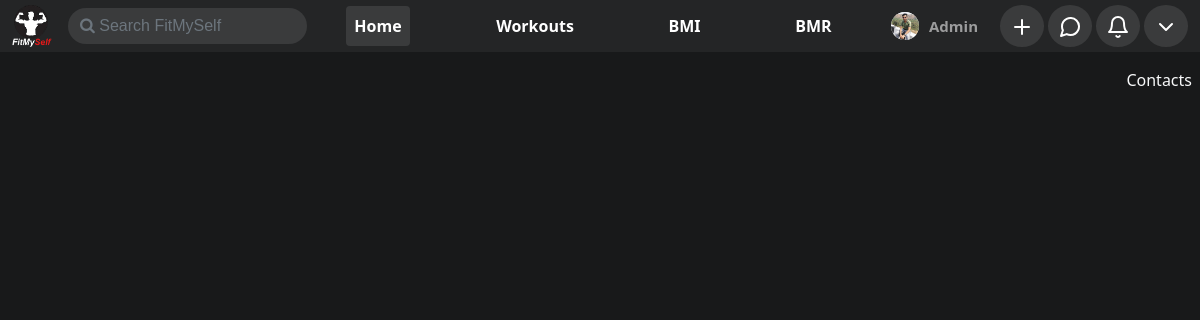
The app's page / (signed in), older data.
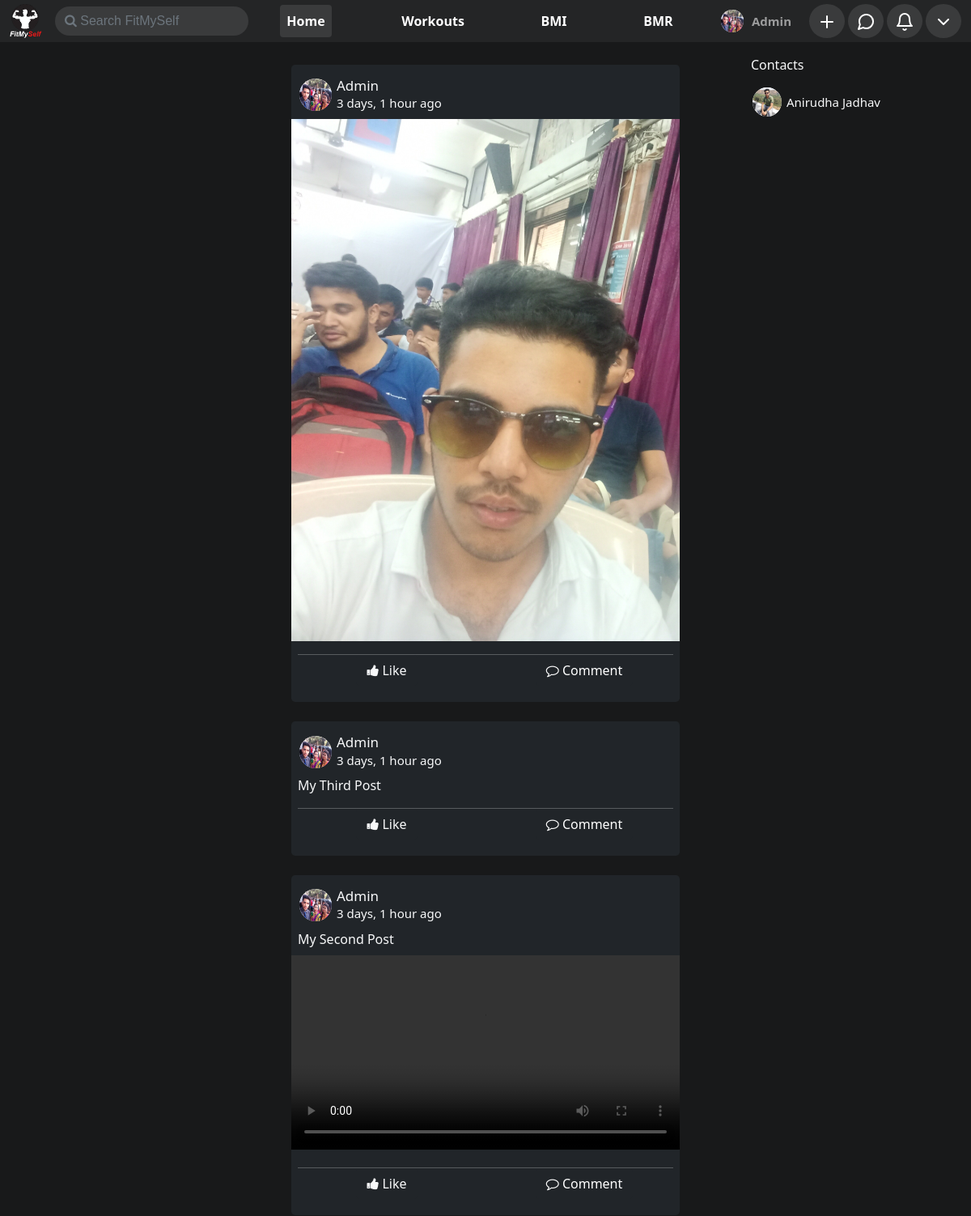
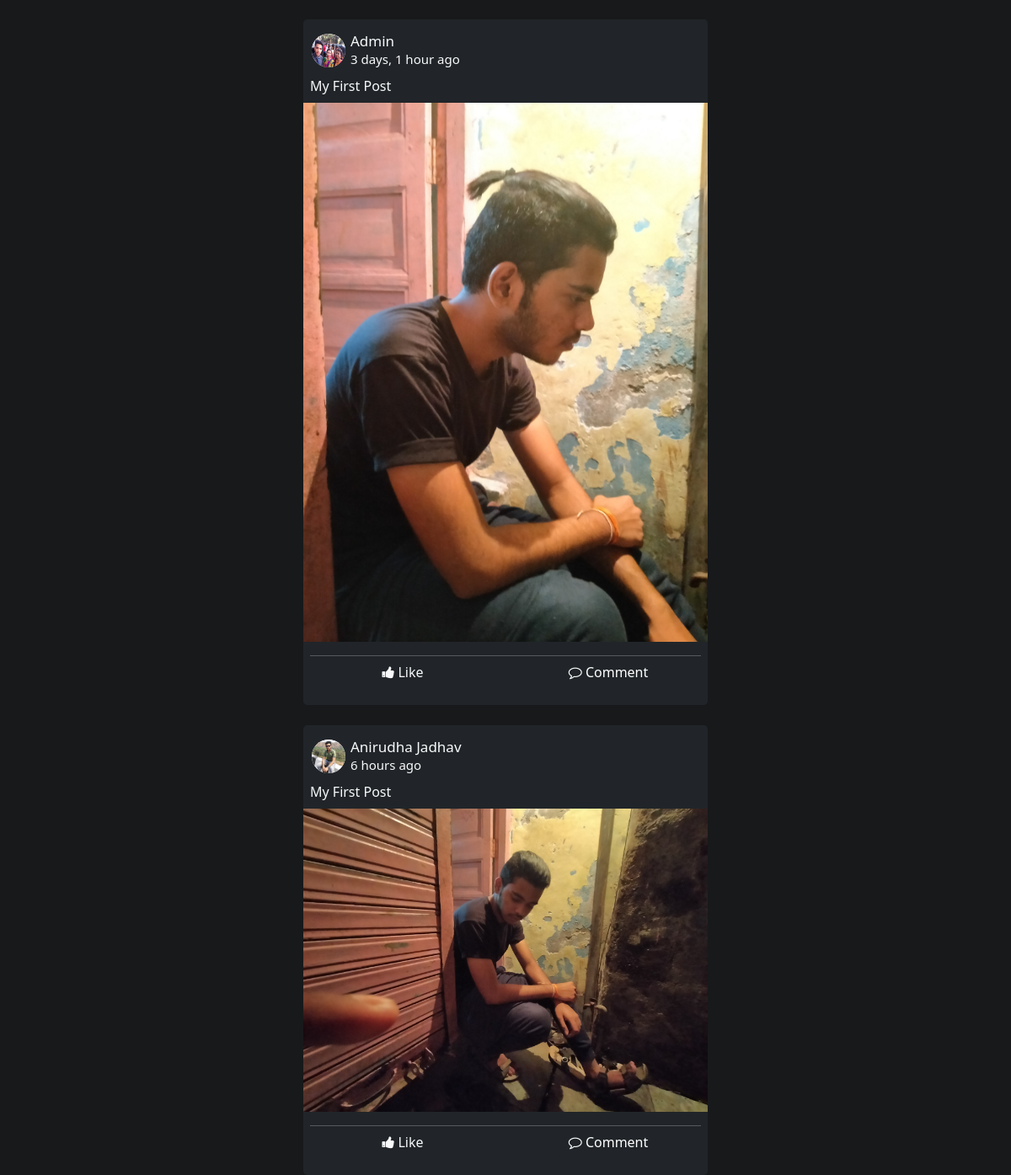
The same page, newer data (2 pictures, top to bottom).
### home/models.py (models this page shows, shortened)
class ProfilePictures(models.Model):
    user = models.ForeignKey(User,on_delete=models.CASCADE,null=True)
    upload_on = models.DateTimeField(default = timezone.now,null=True)
    display_picture = models.ImageField(upload_to=dpPath,null=True,blank=True)

class Friend(models.Model):
    user = models.ForeignKey(User,on_delete=models.CASCADE)
    friends = models.ForeignKey(UserExtended,on_delete=models.CASCADE)

class UserExtended(models.Model):
    user = models.ForeignKey(User,on_delete=models.CASCADE,null=True)
    dob = models.DateField(null=True,blank=True)
    gender = models.CharField(max_length=50,null=True)
    slug = models.CharField(max_length=50,null=True,blank=True)

### posts/models.py (models this page shows, shortened)
class Post(models.Model):
    user = models.ForeignKey(User,on_delete=models.CASCADE)
    desc = models.TextField(null=True,blank=True)
    media = models.FileField(upload_to=imgPath,null=True,blank=True)
    upload_on = models.DateTimeField(default= timezone.now)
    slug = models.TextField(null=True,blank=True)
    def fileType(self):
        ext = self.media.name.split('.')[-1]
        if ext == "jpeg" or ext == "jpg" or ext == "svg" or ext == "ico":
            return "image"
        elif ext == "mp4" or ext == "webm" or ext == "ogg" or ext == "mkv":
            return "video"
        else:
            return "not-defined"

### home/views.py (the view)
# urls.py: path('',views.index,name='index'),
def index(request):
    if not request.user.is_authenticated:
        messages.info(request,"Please Login to explore content")
        return redirect('/signin')
    profile_pictures = {}
    friend_picture = {}
    likes = {}
    liked = {}
    posts = []
    friends = Friend.objects.filter(user = request.user)
    posts.append(Post.objects.filter(user=request.user).order_by("-upload_on"))
    for user in friends:
        posts.append(Post.objects.filter(user=user.friends.user).order_by("-upload_on"))
    for i in posts:
        for post in i:
            profile_pictures[post] = ProfilePictures.objects.filter(user=post.user).order_by("-upload_on").first()
            likes[post] = Like.objects.filter(post=post).order_by("-time")
            liked[post] = isLiked(post,request.user)
    for friend in friends:
        friend_picture[friend] = ProfilePictures.objects.filter(user = friend.friends.user).order_by("-upload_on").first()
    params = {
        'posts' : posts,
        'post_profile_pictures' : profile_pictures,
        'likes' : likes,
        'liked' : liked,
        'friends' : friends,
        'friend_picture' : friend_picture,
        'media' : settings.MEDIA_URL,
    }
    return render(request,'home/index.html',params)

### calculator/context_processor.py (called while the page is built)
def userBmi(request):
    if request.user.is_authenticated:
        try:
            bmi = Bmi.objects.get(user = request.user)
            params = {
                "bmi" : bmi
            }
        except Bmi.DoesNotExist:
            params = {}
    else:
        params = {}
    return params

def userBmr(request):
    if request.user.is_authenticated:
        try:
            bmr = Bmr.objects.get(user = request.user)
            params = {
                "bmr" : bmr
            }
        except Bmr.DoesNotExist:
            params = {}
    else:
        params = {}
    return params

### home/context_processor.py (called while the page is built)
def user_profile(request):
    if request.user.is_authenticated:
        try:
            user = UserExtended.objects.get(user = request.user)
            user_profile = ProfilePictures.objects.filter(user=request.user).order_by("-upload_on").first()
            params = {
                "user" : user,
                "user_profile" : user_profile,
                "media" : settings.MEDIA_URL,
            }
        except ProfilePictures.DoesNotExist:
            params ={}
    else:
        params = {}
    return params

def search(request):
    if request.user.is_authenticated:
        if request.GET.get('search') is not None:
            result = {}
            profile_pics = []
            querry = request.GET.get('search')
            users = User.objects.filter(
                Q(first_name__icontains=querry) |
                Q(last_name__icontains=querry)
            )
            for user in users:
                result[UserExtended.objects.filter(user=user).first()] = ProfilePictures.objects.filter(user=user).order_by("-upload_on").first()
            print(result)
            params = {
                'result' : result,
            }
        else:
            params = {}
    else:
        params = {}
    return params

### home/templatetags/extras.py (called while the page is built)
@register.filter(name="value")
def value(dict,key):
    try:
        return dict[key].display_picture
    except AttributeError:
        return dict[key]

### home/views.py (called while the page is built)
def isLiked(post,user):
    likes = Like.objects.filter(post=post)
    liked_users = []
    for like in likes:
        liked_users.append(like.user)
    if user in liked_users:
        return True
    else:
        return False

### home/templates/home/index.html (shortened to what this page needs)
{% extends 'base.html' %}
{% load humanize %}
{% block body %}
{% load static %}
{% load extras %}
<div id="main-div" class="container">
    <div class="post-container pt-1">
        {% for i in posts %}
        {% for post in i %}
        <div class="posts bg-dark mx-auto text-light rounded-3 py-3 mt-4">
            <div class="post-head px-2 mb-2">
                <div class="d-flex my-auto h-100  justify-content-start align-items-center">
                    <span class="icon rounded-circle bg-light" style="width: 40px; height: 40px;">
                        <img src="{% if post_profile_pictures|value:post %}{{media}}{{post_profile_pictures|value:post}}{% else %}{% static 'images/user.svg' %}{% endif %}"
                            class="rounded-circle" style="width: 100%; height: 100%;" alt="">
                    </span>
                    <span class="mx-1">
                        <h3 class="m-0" style="font-size: 1.0625rem;">
                            {{post.user.first_name}} {{post.user.last_name}}
                        </h3>
                        <p style="font-size: .9375rem;" class="m-0">{{post.upload_on|naturaltime}}</p>
                    </span>
                </div>
                <p class="text-light my-2">{{post.desc}}</p>
            </div>
            <div class="media" style="width: 100%;">
                {% if post.fileType == 'image' %}
                <img src="{{media}}{{post.media}}" class="img-fluid" alt="">
                {% elif post.fileType == 'video' %}
                <video src="{{media}}{{post.media}}" style="width: 100%; height: auto;" autoplay="true"
                    controls></video>
                {% endif %}
            </div>
            <div class="px-2 pb-0 my-1">
                <hr class="mb-0">
                <div class="row my-0">
                    <div class="col-6 text-center">
                        <a href="{% if liked|value:post %}/unlike/{{post.slug}}{% else %}/like/{{post.slug}}{% endif %}"
                            class="btn btn-dark {% if liked|value:post %}text-primary{% else %}text-light{% endif %}"
                            aria-disabled="true"><i class="fa fa-thumbs-up"></i> Like</a>
                    </div>
                    <div class="col-6 text-center">
                        <a role="button" class="btn btn-dark" onclick="showComment('{{forloop.counter}}')"><i
                                class="fa fa-comment-o"></i> Comment</a>
                    </div>
                </div>
            </div>
        </div>
        {% endfor %}
        {% endfor %}
    </div>
    <div class="contacts text-light py-3 px-2" id="contacts">
        <p>Contacts</p>
        <ul class="p-0 m-0">
            {% for friend in friends %}
            <a href="/user/{{friend.friends.slug}}" style="text-decoration: none;">
            <li class=" mx-0 my-2 pr-4">
                    <div class="d-flex my-auto h-100  justify-content-start align-items-center">
                        <span class="icon rounded-circle bg-light" style="width: 36px; height: 36px;">
                            <img src="{% if friend_picture|value:friend %}{{media}}{{friend_picture|value:friend}}{% else %}{% static 'images/user.svg' %}{% endif %}"
                                class="rounded-circle" style="width: 100%; height: 100%;" alt="">
                        </span>
                        <span class="mx-1">
                            <p class="m-0 text-light" style="font-size: .9375rem;">
                                {{friend.friends.user.first_name}} {{friend.friends.user.last_name}}
                            </p>
                        </span>
                    </div>
                </li>
            </a>
            {% endfor %}
        </ul>
    </div>
</div>
{% endblock body %}

### templates/base.html (shortened to what this page needs)
<!doctype html>
<html lang="en">
<head>
    <link href="https://cdn.jsdelivr.net/npm/bootstrap@5.0.0-beta1/dist/css/bootstrap.min.css" rel="stylesheet"
>
    <link rel="stylesheet" href="https://cdnjs.cloudflare.com/ajax/libs/font-awesome/4.7.0/css/font-awesome.min.css">
</head>
<body style="background-color: #18191a;">
    <nav class="navbar p-0 navbar-expand-lg fixed-top navbar-dark navbar-bg" id="navbar">
        <div class="container-fluid">
            {% load static %}
            <div class="logo">
                <a class="navbar-brand text-right" href="/"><img src="{% static 'images/logo.png' %}" width="40px"
                        alt="logo"></a>
                <form id="search-form" action="" method="get">
                    <input class="no-outline text-light outline-none form-control rounded-pill me-2" id="search" name="search" onchange="form.submit()" type="text" placeholder="&#xF002; Search FitMySelf" style="font-family:Arial, FontAwesome" aria-label="Search">
                </form>
            </div>
            <div class="collapse navbar-collapse" id="navbarSupportedContent">
                <ul class="navbar-nav mb-2 mb-lg-0" id="main-nav">
                    <li class="nav-item">
                        <a href="/" class="navbar-link rounded nav-link {% if request.get_full_path == '/' %} nav-active {% endif %}">Home</a>
                    </li>
                    <li class="nav-item">
                        <a href="/workout" class="navbar-link rounded nav-link {% if request.get_full_path == '/workout/' %} nav-active {% endif %}">Workouts</a>
                    </li>
                    <li class="nav-item">
                        <a href="/calculator/bmi_calculator" class="navbar-link rounded nav-link {% if request.get_full_path == '/calculator/bmi_calculator' %} nav-active {% endif %}">BMI</a>
                    </li>
                    <li class="nav-item">
                        <a href="/calculator/bmr_calculator" class="navbar-link rounded nav-link {% if request.get_full_path == '/calculator/bmr_calculator' %} nav-active {% endif %}">BMR</a>
                    </li>
                </ul>
                {% if request.user.is_authenticated %}
                <ul class="navbar-nav mb-2 mb-lg-0" id="secondary-nav" onresize="changeSize()">
                    {% load extras %}
                    <li class="nav-item rounded-pill px-2 profile-name {% if request.get_full_path == '/'|addstr:request.user.slug %}nav-active{% endif %}" style="width: max-content;">
                        <div class="d-flex my-auto h-100  justify-content-between align-items-center">
                            <span class="icon rounded-circle bg-light">
                                <img src="{% if user_profile %}{{media}}{{user_profile.display_picture}}{% else %}{% static 'images/user.svg' %}{% endif %}"
                                    class="rounded-circle" style="width: 100%; height: 100%;" alt="">
                            </span>
                            <a href="/user/{{user.slug}}" class="nav-link py-0" style="font-size: .9375rem; font-weight: 600;">
                                {{request.user.first_name}}
                            </a>
                        </div>
                    </li>
                    <li class="nav-item dropdown">
                        <span class="icon w-100 h-100 basic-nav rounded-circle">
                            <a href="#" class="nav-link" id="add" role="button" data-bs-toggle="dropdown" aria-expanded="false">
                                <img src="{% static 'images/plus.svg' %}" class="w-100 h-100" alt="">
                            </a>
                        </span>
                    </li>
                    <li class="nav-item">
                        <span class="icon w-100 h-100 basic-nav rounded-circle">
                            <a href="#" class="nav-link">
                                <img src="{% static 'images/mess.svg' %}" class="w-100 h-100" style="height: 100%; width: 100%;" alt="">
                            </a>
                        </span>
                    </li>
                    <li class="nav-item dropdown">
                        <span class="icon w-100 h-100 basic-nav rounded-circle">
                            <a class="nav-link" href="#" id="notificationDropdown" role="button" data-bs-toggle="dropdown" aria-expanded="false">
                                <img src="{% static 'images/bell.svg' %}" style="width: 100%; height: 100%;" alt="">
                            </a>
                        </span>
                    </li>
                    <li class="nav-item">
                        <span class="dropdown icon w-100 h-100 basic-nav rounded-circle">
                            <a class="nav-link" id="profileDropdown" href="#" role="button" id="profileDropdown"
                                data-bs-toggle="dropdown" aria-expanded="false">
                                <img src="{% static 'images/chevron-down.svg' %}" style="width: 100%; height: 100%;"
                                    alt="">
                            </a>
                                        {% load humanize %}
                        </span>
                    </li>
                </ul>
                {% endif %}
            </div>
        </div>
    </nav>
    {% block body %}
    {% endblock body %}
</body>
</html>

### templates/base.html (style rules this page uses)
.navbar-bg { background-color: #242526; }
.navbar-link { color: white !important; font-weight: bold !important; }
.nav-active { background-color: #3a3b3c; }
.logo { outline: none !important; display: flex; justify-content: space-between; align-items: center; width: max-content; }
.logo input { background-color: #3a3b3c; border: none; outline: none !important; }
#search-form { width: max-content; }
#main-nav { margin: 0 auto; display: flex; justify-content: space-around; }
#secondary-nav { width: max-content; }
#secondary-nav li { margin: 0 2px; }
.icon { margin: 0 2px; height: 28px; width: 28px; display: flex; align-items: center; justify-content: center; }
.basic-nav { color: white; background-color: #3a3b3c; }

### home/templates/home/index.html (style rules this page uses)
.posts { width: 480px; }
.contacts { position: fixed; top: 0; right: 0; max-width: 360px; width: max-content; overflow-y: hidden; }
.contacts ul li { list-style: none; padding-right: 100px; }

Row changes from the older to the newer data that the page shows:
no longer on this page (row unchanged): ProfilePictures: display_picture (picture)
added ProfilePictures: display_picture (picture)
added Post: id.display_picture (picture), user.first_name "Admin", upload_on "3 days, 1 hour ago", media (picture)
added Post: id.display_picture (picture), user.first_name "Admin", upload_on "3 days, 1 hour ago", desc "My Third Post"
added Post: id.display_picture (picture), user.first_name "Admin", upload_on "3 days, 1 hour ago", desc "My Second Post"
added Post: id.display_picture (picture), user.first_name "Admin", upload_on "3 days, 1 hour ago", desc "My First Post", media (picture)
added Post: id.display_picture (picture), user.first_name "Anirudha", user.last_name "Jadhav", upload_on "6 hours ago", desc "My First Post", media (picture)
added Friend: id.display_picture (picture), friends.user.first_name "Anirudha", friends.user.last_name "Jadhav"
